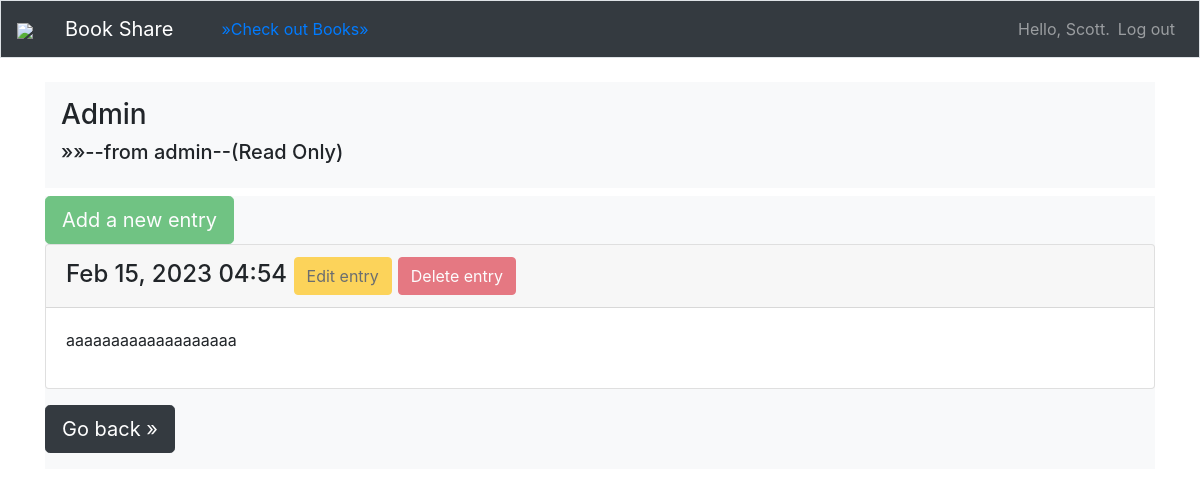
Page /titles/27/ (signed in) on the committed database.
### content/models.py (models this page shows, shortened)
class Title(models.Model):
    text = models.CharField(max_length=200)
    date_added = models.DateTimeField(auto_now_add=True)
    owner = models.ForeignKey(User, on_delete=models.CASCADE)
    public = models.BooleanField(default=False)
    def __str__(self):
        return self.text

class Entry(models.Model):
    title = models.ForeignKey(Title, on_delete=models.CASCADE)
    text = models.TextField()
    date_added = models.DateTimeField(auto_now_add=True)
    class Meta:
        verbose_name_plural = 'entries'

### content/views.py (the view)
# urls.py: path('titles/<int:title_id>/',views.book,name='book'),
@login_required
def book(request,title_id):
    public_titles = Title.objects.filter(public=True).order_by('date_added')
    private_titles = Title.objects.filter(owner=request.user).order_by('date_added')
    title = Title.objects.get(id=title_id)
    username = title.owner
    if title in public_titles:
        read_only = True
        user_exp = f'--from {username}--(Read Only)'
    if title in private_titles:
        read_only = False
        user_exp = f'--from {username}'
    entries = title.entry_set.order_by('-date_added')
    context = {'title':title,'entries':entries,'user_exp':user_exp,'read_only':read_only}
    return render(request, 'content/book.html',context)

### content/templates/content/book.html (shortened to what this page needs)
{% extends 'content/base.html' %}
{% block page_header %}
    <h3>{{ title }}</h3>
    <h5>&raquo;&raquo;{{ user_exp }}</h5>
{% endblock page_header %}
{% block content %}
{% if read_only %}
    <a class="btn btn-lg btn-success disabled" href="{% url 'content:new_entry' title.id %}" role="button">
        Add a new entry</a>
    {% for entry in entries %}
        <div class="card mb-3">
            <h4 class="card-header">
                {{ entry.date_added|date:'M d, Y H:i' }}
                <small><a class="btn btn-warning disabled" href="{% url 'content:edit_entry' entry.id %}"
                    role="button">Edit entry</a> </small>
                <small><a class="btn btn-danger disabled" href="{% url 'content:delete_entry' entry.id %}
"                   role="button">Delete entry</a> </small>
            </h4>
            <div class="card-body">
                {{ entry.text|linebreaks }}
            </div>
        </div>
    {% empty %}
        <p>There are no entries for this book yet.</p>
    {% endfor %}
{% endif %}
<a class="btn btn-lg btn-dark" href="{% url 'content:titles' %}" role="button">Go back &raquo;</a>
{% endblock content %}

### content/templates/content/base.html (shortened to what this page needs)
{% load bootstrap4 %}
<!doctype html>
<html lang="en">
<head>
    {% bootstrap_css %}
</head>
<body>
    <nav class="navbar navbar-expand-md navbar-dark bg-dark mb-4 border">
        <a class="navbar-brand" href="{% url 'content:index' %}">
            <div class="logo-image">
                <img src="https://imgtr.ee/images/2023/02/13/ObWsU.png" class="img-fluid">
            </div>
        </a>
        <a class="navbar navbar-brand navbar-light bg-dark" href="{% url 'content:index' %}">Book Share</a>
        <div class="collapse navbar-collapse" id="navbarCollapse">
            <ul class="navbar-nav mr-auto">
                <li class="nav-item">
                    <a class="navbar navbar-secondary navbar-light bg-dark" href="{% url 'content:titles' %}">
                        &raquo;Check out Books&raquo;</a>
                </li>
            </ul>
            <ul class="navbar-nav ml-auto">
                {% if user.is_authenticated %}
                    <li class="nav-item">
                        <span class="navbar-text" >Hello, {{ user.username }}.</span>
                    </li>
                    <li class="nav-item">
                        <a class="nav-link" href="{% url 'users:logout' %}">Log out</a>
                    </li>
                {% endif %}
            </ul>
        </div>
    </nav>
    <main role="main" class="container">
        <div class="p-3 mb-2 bg-light">
            {% block page_header %}{% endblock page_header %}
        </div>
        <div class="pb-3 mb-2 bg-light">
            {% block content %}{% endblock content %}
        </div>
    </main>
</body>
</html>

### rows in the picture
Title: text "Admin"
Entry: date_added "Feb 15, 2023 04:54", text "aaaaaaaaaaaaaaaaaaa"

### other values in the picture
{{ user.username }} "Scott"
{{ user_exp }} "--from admin--(Read Only)"
